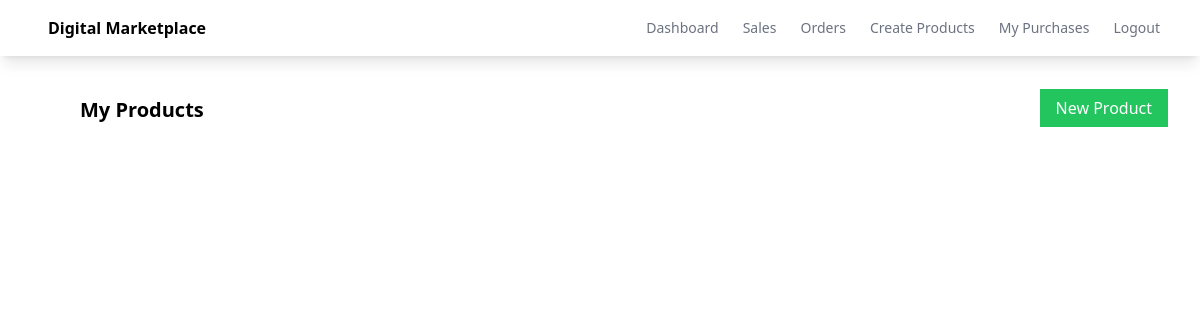
Before: /dashboard (signed in) with the older database file.
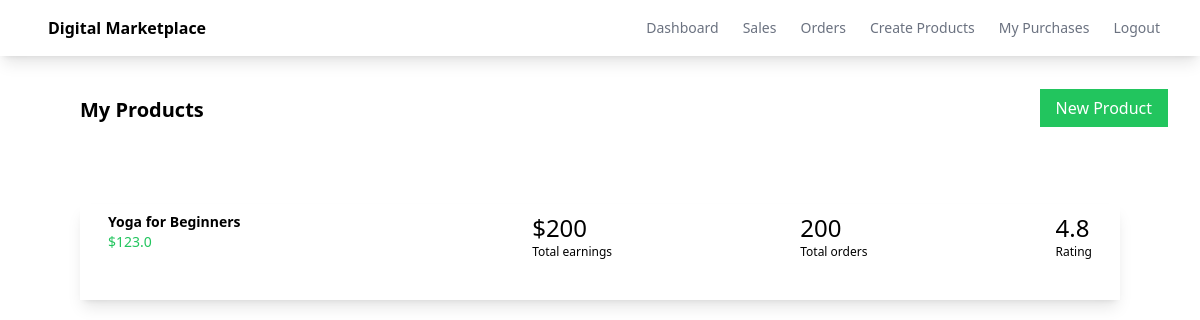
After: the same page with the newer database file.
### myapp/models.py (models this page shows, shortened)
class Product(models.Model):
    seller = models.ForeignKey(User, on_delete=models.CASCADE)
    name = models.CharField(max_length=100)
    description = models.CharField(max_length=100)
    price = models.FloatField()
    file = models.FileField(upload_to='uploads')

### myapp/views.py (the view)
# urls.py: path('dashboard', views.dashboard, name='dashboard'),
def dashboard(request):
    products = Product.objects.filter(seller=request.user)
    return render(request, 'myapp/dashboard.html', {'products':products })

### myapp/templates/myapp/dashboard.html (shortened to what this page needs)
{% extends 'myapp/base.html' %}
{% block body %}
    <div class="flex justify-between">
        <div class="ml-20 mt-10 font-bold text-xl">My Products</div>
        <div class="ml-20 mt-10">
            <a class="bg-green-500 text-white px-4 py-2 mr-8" href="{% url 'createproduct' %}">New Product</a>
        </div>
    </div>
    <div class="products-container p-10 m-5">
        {% for product in products %}
        <div class="flex shadow-lg m-5 p-2 justify-between">
            <div class="flex w-1/4">
                <div class="relative group">
                    <a href="{% url 'editproduct' product.id %}">
                        <div class="ml-5">
                            <div class="font-bold text-sm">{{ product.name }}</div>
                            <div class="text-sm text-green-500">${{ product.price }}</div>
                        </div>
                    </a>
                </div>
            </div>
            <div>
                <div class="text-2xl">$200</div>
                <div class="text-xs">Total earnings</div>
            </div>
            <div>
                <div class="text-2xl">200</div>
                <div class="text-xs">Total orders</div>
            </div>
            <div class="pr-5">
                <div class="text-2xl">4.8</div>
                <div class="text-xs">Rating</div>
            </div>
        </div>
        {% endfor %}
    </div>
{% endblock %}

Changed rows visible on the page:
added Product: name "Yoga for Beginners", price "123.0"
